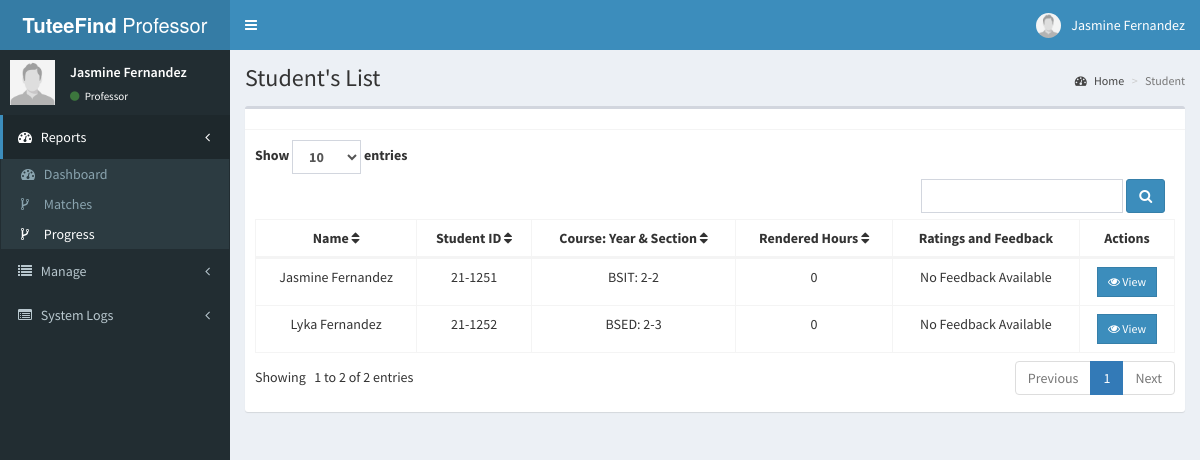
The page /professor/progress.php (signed in) on the database its author committed.
### tables this page shows
CREATE TABLE `professor` (
  `id` int NOT NULL,
  `firstname` varchar(30) NOT NULL,
  `lastname` varchar(30) NOT NULL,
  `middlename` varchar(20) NOT NULL,
  `age` int NOT NULL,
  `faculty_id` varchar(20) NOT NULL,
  `emailaddress` varchar(50) NOT NULL,
  `prof_password` varchar(250) NOT NULL,
  `prof_username` varchar(250) NOT NULL,
  `prof_photo` varchar(250) NOT NULL,
  `last_login` datetime DEFAULT NULL
);

CREATE TABLE `tutor` (
  `id` int NOT NULL,
  `firstname` varchar(255) NOT NULL,
  `lastname` varchar(255) NOT NULL,
  `age` int DEFAULT NULL,
  `sex` varchar(10) DEFAULT NULL,
  `number` varchar(20) DEFAULT NULL,
  `barangay` varchar(255) DEFAULT NULL,
  `student_id` varchar(50) DEFAULT NULL,
  `course` varchar(100) DEFAULT NULL,
  `year_section` varchar(255) DEFAULT NULL,
  `photo` varchar(255) DEFAULT NULL,
  `professor` varchar(50) NOT NULL,
  `fblink` varchar(255) NOT NULL,
  `bio` text NOT NULL,
  `emailaddress` varchar(255) NOT NULL,
  `password` varchar(255) NOT NULL
);

### professor/progress.php (the view, shortened to what this page needs)
<?php include 'includes/session.php'; ?>
<?php include 'includes/header.php'; ?>
<?php
$search = isset($_GET['search']) ? $_GET['search'] : '';
$page = isset($_GET['page']) ? (int)$_GET['page'] : 1;
$limit = isset($_GET['limit']) ? (int)$_GET['limit'] : 10;
$offset = ($page - 1) * $limit;
$current_faculty_id = $_SESSION['professor_id'];
$search_term = '%' . $search . '%';
$total_sql = "
    SELECT COUNT(*) AS total
    FROM tutor t
    INNER JOIN professor p ON t.professor = p.faculty_id
    LEFT JOIN requests r ON t.id = r.tutor_id AND r.status = 'accepted'
    WHERE p.id = ?
    AND (
        LOWER(t.lastname) LIKE LOWER(?) OR
        LOWER(t.firstname) LIKE LOWER(?) OR
        LOWER(t.course) LIKE LOWER(?) OR
        LOWER(t.year_section) LIKE LOWER(?)
    )";
$stmt_total = $conn->prepare($total_sql);
$stmt_total->bind_param("issss", $current_faculty_id, $search_term, $search_term, $search_term, $search_term);
$stmt_total->execute();
$total_result = $stmt_total->get_result();
$total_rows = $total_result->fetch_assoc()['total'];
$total_pages = ceil($total_rows / $limit);
?>
<body class="hold-transition skin-blue sidebar-mini">
<div class="wrapper">
  <?php include 'includes/navbar.php'; ?>
  <?php include 'includes/menubar.php'; ?>
  <div class="content-wrapper">
    <section class="content-header">
      <h1>
        Student's List
      </h1>
      <ol class="breadcrumb">
        <li><a href="#"><i class="fa fa-dashboard"></i> Home</a></li>
        <li class="active">Student</li>
      </ol>
    </section>
    <section class="content">
      <div class="row">
        <div class="col-xs-12">
          <div class="box">
            <div class="box-header with-border">
            </div>
            <div class="box-body">
 <form method="GET" action="progress.php" class="form-inline d-flex justify-content-between align-items-center">
    <div class="form-group me-4">
        <label>Show
            <select name="limit" class="form-control" onchange="this.form.submit()">
                <option value="10" <?php if ($limit == 10) echo 'selected'; ?>>10</option>
            </select> entries
        </label>
        <div class="form-group me-2">
            <input type="text" name="search" placeholder="" value="<?php echo htmlspecialchars($search); ?>" class="form-control">
        </div>
        <button type="submit" class="btn btn-primary"><i class="fa fa-search"></i></button>
    </div>
</form>
<div id="example1_wrapper" class="dataTables_wrapper form-inline dt-bootstrap no-footer">
  <div class="row">
    <div class="col-sm-12">
      <div style="max-height: 250px; overflow-y: auto;" class="scrollable-table">
        <table id="example1" class="table table-bordered dataTable no-footer" role="grid" aria-describedby="example1_info">
          <thead>
            <tr role="row">
                <th onclick="sortTable(0)">Name <i class="fa fa-sort" aria-hidden="true"></i></th>
                <th onclick="sortTable(1)">Student ID <i class="fa fa-sort" aria-hidden="true"></i></th>
                <th onclick="sortTable(2)">Course: Year & Section <i class="fa fa-sort" aria-hidden="true"></i></th>
                <th onclick="sortTable(3)">Rendered Hours <i class="fa fa-sort" aria-hidden="true"></i></th>
                <th>Ratings and Feedback</th>
                <th>Actions</th>
              </tr>
            </thead>
            <tbody>
<?php
$professor_id = $_SESSION['professor_id'];
$search = isset($_GET['search']) ? '%' . strtolower($_GET['search']) . '%' : '%%';
$sql = "
    SELECT
        t.id,
        t.lastname,
        t.firstname,
        t.student_id,
        t.course,
        t.year_section,
        COALESCE(ts.completed_weeks, 0) AS completed_weeks,
        COALESCE(rt.rating, 'No Rating') AS rating,
        COALESCE(rt.comment, 'No Comment') AS comment,
        r.tutor_id,
        r.tutee_id,
        COALESCE(SUM(tp.rendered_hours), 0) AS total_rendered_hours,  -- Summing rendered hours from tutee_progress
        COALESCE(SUM(e.rendered_hours), 0) AS event_rendered_hours,  -- Summing rendered hours from events
        rt.pdf_content  -- Fetching PDF content from tutor_ratings
    FROM tutor t
    INNER JOIN professor p ON t.professor = p.faculty_id
    LEFT JOIN requests r ON t.id = r.tutor_id AND r.status = 'accepted'
    LEFT JOIN tutor_ratings rt ON t.id = rt.tutor_id
    LEFT JOIN tutee_summary ts ON r.tutee_id = ts.tutee_id
    LEFT JOIN tutee_progress tp ON t.id = tp.tutor_id  -- Joining tutee_progress table
    LEFT JOIN events e ON t.id = e.tutor_id  -- Joining events table
    WHERE p.id = ?
    AND (
        LOWER(t.lastname) LIKE CONCAT('%', LOWER(?), '%') OR
        LOWER(t.firstname) LIKE CONCAT('%', LOWER(?), '%') OR
        LOWER(t.course) LIKE CONCAT('%', LOWER(?), '%') OR
        LOWER(t.year_section) LIKE CONCAT('%', LOWER(?), '%')
    )
    GROUP BY t.id
";
$stmt = $conn->prepare($sql);
$stmt->bind_param("issss", $professor_id, $search, $search, $search, $search);
$stmt->execute();
$result = $stmt->get_result();
while ($row = $result->fetch_assoc()) {
    $name = htmlspecialchars($row['firstname'] . ' ' . $row['lastname']);
    $student_id = isset($row['student_id']) ? htmlspecialchars($row['student_id']) : 'N/A';
    $course_year_section = htmlspecialchars($row['course'] . ': ' . $row['year_section']);
    $total_rendered_hours = htmlspecialchars($row['total_rendered_hours']);
    $pdf_content = !empty($row['pdf_content']) ? nl2br(htmlspecialchars($row['pdf_content'])) : 'No Feedback Available';
    echo "
      <tr>
         <td>{$name}</td>
         <td>{$student_id}</td>
         <td>{$course_year_section}</td>
         <td>{$total_rendered_hours}</td>
         <td>{$pdf_content}</td>
         <td>
             <button class='btn btn-primary btn-sm view btn-flat'
                     data-id='".htmlspecialchars($row['id'])."'
                     data-tutor-id='".htmlspecialchars($row['tutor_id'])."'
                     data-tutee-id='".htmlspecialchars($row['tutee_id'])."'>
                 <i class='fa fa-eye'></i> View
             </button>
         </td>
      </tr>
    ";
}
?>
    </tbody>
          </table>
        </div>
      </div>
    </div>
    <div class="row">
      <div class="col-sm-5">
        <div class="dataTables_info" id="example1_info" role="status" aria-live="polite">
          Showing
 <?php echo ($offset + 1) . ' to ' . min($offset + $limit, $total_rows) . ' of ' . $total_rows . ' entries'; ?>
        </div>
      </div>
      <div class="col-sm-7">
        <div class="dataTables_paginate paging_simple_numbers" id="example1_paginate">
          <ul class="pagination">
            <li class="paginate_button
 previous <?php if ($page <= 1) echo 'disabled'; ?>" id="example1_previous">
              <a href="?search=<?php echo urlencode($search); ?>&page=<?php echo $page - 1; ?>&limit=<?php echo $limit; ?>" aria-controls="example1" data-dt-idx="0" tabindex="0">Previous</a>
            </li>
            <?php for ($i = 1; $i <= $total_pages; $i++): ?>
              <li class="paginate_button <?php if ($page == $i) echo 'active'; ?>">
                <a href="?search=<?php echo urlencode($search); ?>&page=<?php echo $i; ?>&limit=<?php echo $limit; ?>" aria-controls="example1" data-dt-idx="<?php echo $i; ?>" tabindex="0"><?php echo $i; ?></a>
              </li>
            <?php endfor; ?>
            <li class="paginate_button next <?php if ($page >= $total_pages) echo 'disabled'; ?>" id="example1_next">
              <a href="?search=<?php echo urlencode($search); ?>&page=<?php echo $page + 1; ?>&limit=<?php echo $limit; ?>" aria-controls="example1" data-dt-idx="7" tabindex="0">Next</a>
            </li>
          </ul>
        </div>
      </div>
    </div>
  </div>
</div>
</div>
</div>
</section>
</div>
  <?php include 'includes/progress_modal.php'; ?>
</div>
<?php include 'includes/scripts.php'; ?>
</body>
</html>

### professor/includes/header.php (shortened to what this page needs)
<!DOCTYPE html>
<html>
<head>
  	<link rel="stylesheet" href="../bower_components/bootstrap/dist/css/bootstrap.min.css">
    <link rel="stylesheet" href="../plugins/iCheck/all.css">
  	<link rel="stylesheet" href="../bower_components/font-awesome/css/font-awesome.min.css">
  	<link rel="stylesheet" href="../dist/css/AdminLTE.min.css">
    <link rel="stylesheet" href="../bower_components/datatables.net-bs/css/dataTables.bootstrap.min.css">
    <link rel="stylesheet" href="../bower_components/bootstrap-daterangepicker/daterangepicker.css">
    <link rel="stylesheet" href="../plugins/timepicker/bootstrap-timepicker.min.css">
    <link rel="stylesheet" href="../bower_components/bootstrap-datepicker/dist/css/bootstrap-datepicker.min.css">
    <link rel="stylesheet" href="../dist/css/skins/_all-skins.min.css">
</head>

### professor/includes/navbar.php (shortened to what this page needs)
<?php
include 'includes/session.php';
if(isset($_SESSION['professor_id'])) {
    $professor_id = $_SESSION['professor_id'];
    $sql = "SELECT * FROM professor WHERE id = ?";
    $stmt = $conn->prepare($sql);
    $stmt->bind_param("i", $professor_id);
    $stmt->execute();
    $result = $stmt->get_result();
    if($result->num_rows == 1) {
        $user = $result->fetch_assoc();
    }
} else {
    header('location: index.php');
    exit();
}
?>
<header class="main-header">
<a href="#" class="logo">
    <span class="logo-lg"><b>TuteeFind</b> Professor</span>
</a>
<nav class="navbar navbar-static-top">
    <a href="#" class="sidebar-toggle" data-toggle="push-menu" role="button">
    </a>
    <div class="navbar-custom-menu">
    <ul class="nav navbar-nav">
        <li class="dropdown user user-menu">
        <a href="#" class="dropdown-toggle" data-toggle="dropdown">
        <img src="<?php echo (!empty($user['prof_photo'])) ? '../images/'.$user['prof_photo'] : '../images/profile.jpg'; ?>" class="user-image" alt="User Image">
            <span class="hidden-xs"><?php echo $user['firstname'].' '.$user['lastname']; ?></span>
        </a>
        </li>
    </ul>
    </div>
</nav>
</header>

### professor/includes/menubar.php (shortened to what this page needs)
<aside class="main-sidebar">
  <section class="sidebar">
    <div class="user-panel">
      <div class="pull-left image">
      <img src="<?php echo (!empty($user['prof_photo'])) ? '../images/'.$user['prof_photo'] : '../images/profile.jpg'; ?>" class="user-image" alt="User Image">
      </div>
      <div class="pull-left info">
        <p><?php echo $user['firstname'].' '.$user['lastname']; ?></p>
        <a><i class="fa fa-circle text-success"></i> Professor</a>
      </div>
    </div>
    <ul class="sidebar-menu" data-widget="tree">
    <li class="treeview">
        <a href="#">
            <i class="fa fa-dashboard"></i> <span>Reports</span>
            <span class="pull-right-container">
                <i class="fa fa-angle-left pull-right"></i>
            </span>
        </a>
        <ul class="treeview-menu">
            <li><a href="home.php"><i class="fa fa-dashboard"></i> <span>Dashboard</span></a></li>
            <li><a href="matches.php"><i class="fa fa-code-fork"></i> <span>Matches</span></a></li>
            <li><a href="progress.php"><i class="fa fa-code-fork"></i> <span>Progress</span></a></li>
        </ul>
    </li>
    <li class="treeview">
        <a href="#">
            <i class="fa fa-list"></i> <span>Manage</span>
            <span class="pull-right-container">
                <i class="fa fa-angle-left pull-right"></i>
            </span>
        </a>
    </li>
     <li class="treeview">
        <a href="#">
            <i class="fa fa-list-alt"></i> <span>System Logs</span>
            <span class="pull-right-container">
                <i class="fa fa-angle-left pull-right"></i>
            </span>
        </a>
    </li>
</ul>
  </section>
</aside>

### professor/includes/progress_modal.php (shortened to what this page needs)
<!DOCTYPE html>
<html lang="en">
<head>
</head>
<body>
</body>
</html>

### professor/includes/scripts.php (shortened to what this page needs)
<link rel="stylesheet" href="https://cdnjs.cloudflare.com/ajax/libs/bootstrap-datepicker/1.9.0/css/bootstrap-datepicker.min.css">

### professor/progress.php (style rules this page uses)
.scrollable-table { max-height: 230px; overflow-y: auto; border-collapse: collapse; display: block; }
.scrollable-table thead { position: sticky; top: 0; background-color: #fff; z-index: 1; }
table { width: 100%; border-collapse: collapse; }
table th, table td { padding: 10px; border: 1px solid #ddd; }
table td button { padding: 5px 10px; background-color: #007bff; color: white; border: none; cursor: pointer; border-radius: 4px; }
table th { text-align: center; }
table td { text-align: center; }
table td button { display: inline-block; text-align: center; }

### rows shown on the page
professor: prof_photo (placeholder picture), firstname "Jasmine", lastname "Fernandez"
tutor: name "Jasmine Fernandez", student "21-1251", course_year_section "BSIT: 2-2", total_rendered_hours "0", pdf_content "No Feedback Available"
tutor: name "Lyka Fernandez", student "21-1252", course_year_section "BSED: 2-3", total_rendered_hours "0", pdf_content "No Feedback Available"

### other values the page prints
$offset + 1 "1"
min($offset + $limit, $total_rows) "2"
$total_rows "2"
